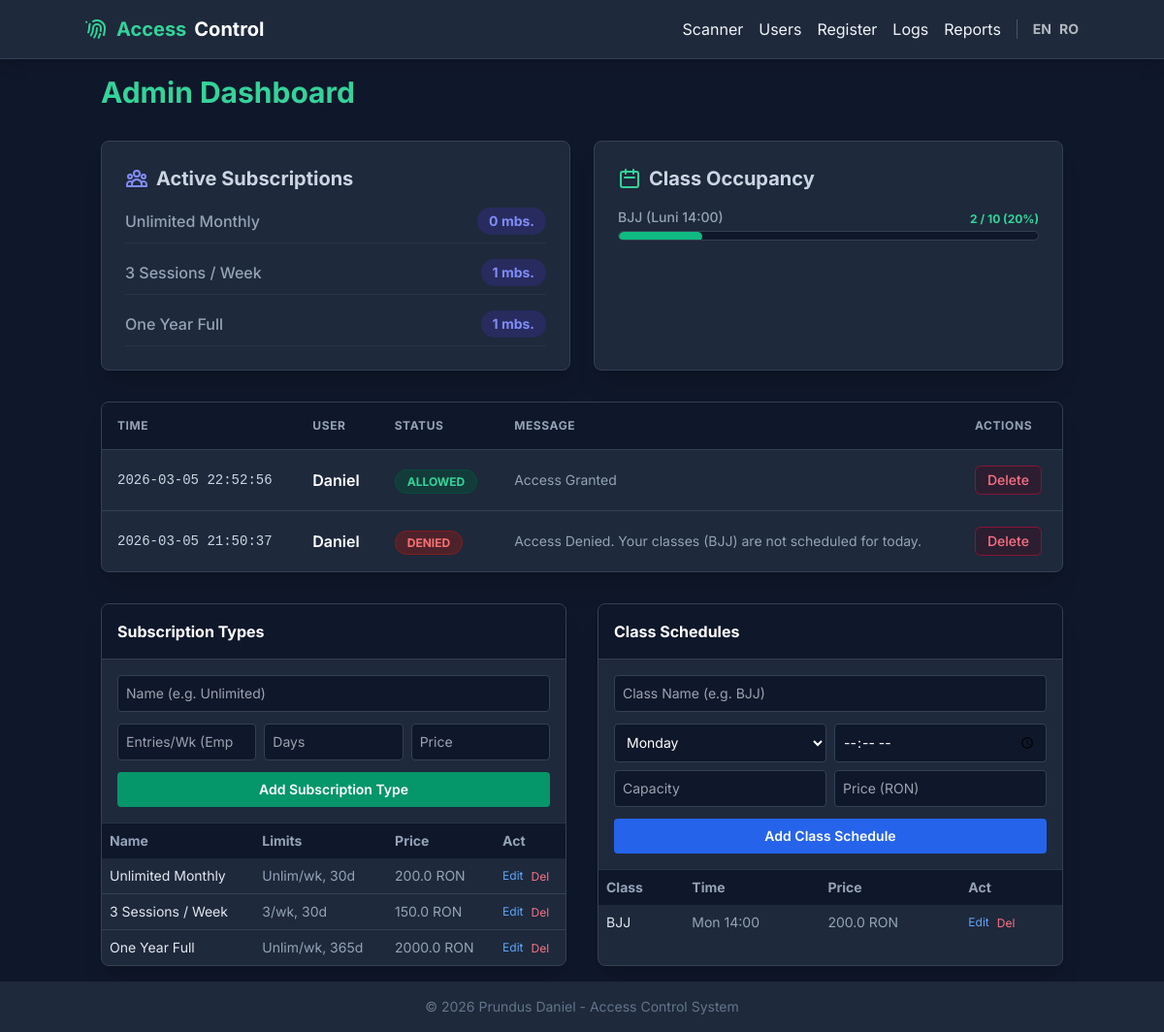
The page /admin on the database its author committed.
### database.py (models this page shows)
class SubscriptionType(db.Model):
    __tablename__ = 'subscription_types'
    id = db.Column(db.Integer, primary_key=True)
    name = db.Column(db.String, nullable=False)
    entries_per_week = db.Column(db.Integer)
    duration_days = db.Column(db.Integer, nullable=False)
    price = db.Column(db.Float, nullable=False)

class AccessLog(db.Model):
    __tablename__ = 'access_logs'
    id = db.Column(db.Integer, primary_key=True)
    user_id = db.Column(db.Integer, db.ForeignKey('users.id'), nullable=False)
    timestamp = db.Column(db.DateTime, default=datetime.datetime.now)
    allowed = db.Column(db.Boolean, nullable=False)
    reason = db.Column(db.String)

class User(db.Model):
    __tablename__ = 'users'
    id = db.Column(db.Integer, primary_key=True)
    name = db.Column(db.String, nullable=False)
    phone = db.Column(db.String, nullable=False, unique=True)
    rfid_tag = db.Column(db.String, nullable=False, unique=True)
    created_at = db.Column(db.DateTime, default=datetime.datetime.utcnow)

class ClassSchedule(db.Model):
    __tablename__ = 'class_schedules'
    id = db.Column(db.Integer, primary_key=True)
    name = db.Column(db.String, nullable=False)
    day_of_week = db.Column(db.Integer, nullable=False) # 0=Monday, 6=Sunday
    start_time = db.Column(db.String(5), nullable=False) # Format: HH:MM
    capacity = db.Column(db.Integer)
    price = db.Column(db.Float, nullable=False, default=0.0)

### app.py (the view)
@app.route('/admin')
def admin():
    logs_data = database.db.session.query(database.AccessLog, database.User.name)\
        .join(database.User, database.AccessLog.user_id == database.User.id)\
        .order_by(database.AccessLog.timestamp.desc())\
        .limit(50).all()
    logs = []
    for log, name in logs_data:
        l_dict = database.dict_helper(log)
        l_dict['name'] = name
        if hasattr(l_dict['timestamp'], 'strftime'):
            l_dict['timestamp'] = l_dict['timestamp'].strftime('%Y-%m-%d %H:%M:%S')
        logs.append(l_dict)
    subscription_types = database.SubscriptionType.query.all()
    classes = database.get_all_classes()
    sub_stats = database.get_subscription_stats()
    class_stats = database.get_class_stats()
    return render_template('admin.html', logs=logs, subscription_types=subscription_types, classes=classes, sub_stats=sub_stats, class_stats=class_stats)

### app.py (called while the page is built)
def get_locale():
    return session.get('lang', 'en')

### database.py (called while the page is built)
def dict_helper(obj):
    if obj is None:
        return None
    return {c.name: getattr(obj, c.name) for c in obj.__table__.columns}

def get_all_classes():
    classes = ClassSchedule.query.order_by(ClassSchedule.day_of_week, ClassSchedule.start_time).all()
    return [dict_helper(c) for c in classes]

def get_subscription_stats():
    stats = []
    sub_types = SubscriptionType.query.all()
    today = datetime.date.today()
    for st in sub_types:
        count = db.session.query(db.func.count(ActiveSubscription.id))\
                .filter(ActiveSubscription.type_id == st.id)\
                .filter(ActiveSubscription.end_date >= today)\
                .scalar()
        stats.append({'name': st.name, 'active_count': count})
    return stats

### templates/admin.html (shortened to what this page needs)
{% extends "layout.html" %}
{% block content %}
<div class="max-w-6xl mx-auto space-y-8">
    <h1 class="text-3xl font-bold mb-4 text-emerald-400">{{ _('Admin Dashboard') }}</h1>
    <div class="grid grid-cols-1 md:grid-cols-2 gap-6 mb-8">
        <div class="bg-slate-800 rounded-lg shadow-xl p-6 border border-slate-700">
            <h2 class="text-xl font-bold text-slate-300 mb-4 flex items-center gap-2">
                {{ _('Active Subscriptions') }}
            </h2>
            <div class="space-y-4">
                {% for stat in sub_stats %}
                <div class="flex justify-between items-center border-b border-slate-700/50 pb-2">
                    <span class="text-slate-400 font-medium">{{ _(stat['name']) }}</span>
                    <span class="bg-indigo-900/50 text-indigo-400 px-3 py-1 rounded-full font-bold text-sm">
                        {{ stat['active_count'] }} {{ _('mbs.') }}
                    </span>
                </div>
                {% else %}
                <p class="text-slate-500 italic">{{ _('No active subscriptions.') }}</p>
                {% endfor %}
            </div>
        </div>
        <div class="bg-slate-800 rounded-lg shadow-xl p-6 border border-slate-700">
            <h2 class="text-xl font-bold text-slate-300 mb-4 flex items-center gap-2">
                <svg xmlns="http://www.w3.org/2000/svg" class="h-6 w-6 text-emerald-400" fill="none" viewBox="0 0 24 24"
                    stroke="currentColor">
                    <path stroke-linecap="round" stroke-linejoin="round" stroke-width="2"
                        d="M8 7V3m8 4V3m-9 8h10M5 21h14a2 2 0 002-2V7a2 2 0 00-2-2H5a2 2 0 00-2 2v12a2 2 0 002 2z" />
                </svg>
                {{ _('Class Occupancy') }}
            </h2>
            <div class="space-y-4">
                {% for stat in class_stats %}
                <div>
                    <div class="flex justify-between items-end mb-1">
                        <span class="text-slate-400 font-medium text-sm">{{ stat['name'] }}</span>
                        <span
                            class="text-xs font-bold {% if stat['percentage'] >= 100 %}text-rose-400{% elif stat['percentage'] >= 75 %}text-amber-400{% else %}text-emerald-400{% endif %}">
                            {{ stat['enrolled'] }} / {{ stat['capacity'] }} ({{ stat['percentage'] }}%)
                        </span>
                    </div>
                    <div class="w-full bg-slate-900 rounded-full h-2.5 border border-slate-700 overflow-hidden">
                        <div class="h-2.5 rounded-full transition-all duration-500 {% if stat['percentage'] >= 100 %}bg-rose-500 shadow-[0_0_10px_rgba(244,63,94,0.5)]{% elif stat['percentage'] >= 75 %}bg-amber-500{% else %}bg-emerald-500{% endif %}"
                            style="width: {{ stat['percentage'] if stat['percentage'] <= 100 else 100 }}%">
                        </div>
                    </div>
                </div>
                {% else %}
                <p class="text-slate-500 italic">{{ _('No classes scheduled.') }}</p>
                {% endfor %}
            </div>
        </div>
    </div>
    <div class="bg-slate-800 rounded-lg shadow-xl overflow-hidden border border-slate-700">
        <table class="w-full text-left border-collapse">
            <thead>
                <tr class="bg-slate-900 text-slate-400 uppercase text-xs tracking-wider border-b border-slate-700">
                    <th class="p-4">{{ _('Time') }}</th>
                    <th class="p-4">{{ _('User') }}</th>
                    <th class="p-4">{{ _('Status') }}</th>
                    <th class="p-4">{{ _('Message') }}</th>
                    <th class="p-4">{{ _('Actions') }}</th>
                </tr>
            </thead>
            <tbody class="divide-y divide-slate-700">
                {% for log in logs %}
                <tr class="hover:bg-slate-700/50 transition">
                    <td class="p-4 text-slate-300 font-mono text-sm">{{ log['timestamp'] }}</td>
                    <td class="p-4 font-semibold text-white">{{ log['name'] }}</td>
                    <td class="p-4">
                        {% if log['allowed'] %}
                        <span
                            class="bg-emerald-900/50 text-emerald-400 px-3 py-1 rounded-full text-xs font-bold border border-emerald-900">{{
                            _('ALLOWED') }}</span>
                        {% else %}
                        <span
                            class="bg-red-900/50 text-red-400 px-3 py-1 rounded-full text-xs font-bold border border-red-900">{{
                            _('DENIED') }}</span>
                        {% endif %}
                    </td>
                    <td class="p-4 text-slate-400 text-sm">{{ _(log['reason']) }}</td>
                    <td class="p-4">
                        <form action="/admin/log/{{ log['id'] }}/delete" method="POST" class="inline"
                            onsubmit="return confirm('{{ _( " Are you sure you want to delete this log entry? This
                            action cannot be undone." ) }}');">
                            <button type="submit"
                                class="text-rose-400 hover:text-rose-300 font-medium whitespace-nowrap text-sm bg-rose-950/30 px-3 py-1 rounded-md border border-rose-900">
                                {{ _('Delete') }}
                            </button>
                        </form>
                    </td>
                </tr>
                {% else %}
                <tr>
                    <td colspan="5" class="p-8 text-center text-slate-500">{{ _('No logs found.') }}</td>
                </tr>
                {% endfor %}
            </tbody>
        </table>
    </div>
    <div class="grid grid-cols-1 md:grid-cols-2 gap-8">
        <div class="bg-slate-800 rounded-lg shadow-xl overflow-hidden border border-slate-700">
            <div class="p-4 bg-slate-900 border-b border-slate-700 font-bold text-white">{{ _('Subscription Types') }}
            </div>
            <div class="p-4 border-b border-slate-700/50">
                <form action="/admin/subscription_types" method="POST" class="space-y-3">
                    <input type="text" name="name" placeholder="{{ _('Name (e.g. Unlimited)') }}" required
                        class="w-full bg-slate-900 border border-slate-700 rounded p-2 text-white text-sm">
                    <div class="grid grid-cols-3 gap-2">
                        <input type="number" name="entries_per_week" placeholder="{{ _('Entries/Wk (Empty: Unlim)') }}"
                            class="w-full bg-slate-900 border border-slate-700 rounded p-2 text-white text-sm">
                        <input type="number" name="duration_days" placeholder="{{ _('Days') }}" required
                            class="w-full bg-slate-900 border border-slate-700 rounded p-2 text-white text-sm">
                        <input type="number" step="0.01" name="price" placeholder="{{ _('Price') }}" required
                            class="w-full bg-slate-900 border border-slate-700 rounded p-2 text-white text-sm">
                    </div>
                    <button type="submit"
                        class="w-full bg-emerald-600 hover:bg-emerald-500 text-white p-2 rounded text-sm font-semibold transition">{{
                        _('Add Subscription Type') }}</button>
                </form>
            </div>
            <table class="w-full text-left border-collapse text-sm">
                <thead>
                    <tr class="bg-slate-900 text-slate-400">
                        <th class="p-2">Name</th>
                        <th class="p-2">Limits</th>
                        <th class="p-2">Price</th>
                        <th class="p-2">Act</th>
                    </tr>
                </thead>
                <tbody class="divide-y divide-slate-700">
                    {% for st in subscription_types %}
                    <tr class="hover:bg-slate-700/50">
                        <td class="p-2 text-slate-200">{{ st.name }}</td>
                        <td class="p-2 text-slate-400">{{ st.entries_per_week or 'Unlim' }}/wk, {{ st.duration_days }}d
                        </td>
                        <td class="p-2 text-slate-400">{{ st.price }} RON</td>
                        <td class="p-2 flex gap-2">
                            <button onclick="toggleEdit('sub-edit-{{ st.id }}')"
                                class="text-blue-400 hover:text-blue-300 text-xs">{{ _('Edit') }}</button>
                            <form action="/admin/subscription_types/{{ st.id }}/delete" method="POST"
                                onsubmit="return confirm('{{ _('Delete this subscription type?') }}');">
                                <button type="submit" class="text-rose-400 hover:text-rose-300 text-xs">{{ _('Del')
                                    }}</button>
                            </form>
                        </td>
                    </tr>
                    {% endfor %}
                </tbody>
            </table>
        </div>
        <div class="bg-slate-800 rounded-lg shadow-xl overflow-hidden border border-slate-700">
            <div class="p-4 bg-slate-900 border-b border-slate-700 font-bold text-white">{{ _('Class Schedules') }}
            </div>
            <div class="p-4 border-b border-slate-700/50">
                <form action="/admin/classes" method="POST" class="space-y-3">
                    <input type="text" name="name" placeholder="{{ _('Class Name (e.g. BJJ)') }}" required
                        class="w-full bg-slate-900 border border-slate-700 rounded p-2 text-white text-sm">
                    <div class="grid grid-cols-2 gap-2">
                        <select name="day_of_week" required
                            class="w-full bg-slate-900 border border-slate-700 rounded p-2 text-white text-sm">
                            <option value="0">{{ _('Monday') }}</option>
                        </select>
                        <input type="time" name="start_time" required
                            class="w-full bg-slate-900 border border-slate-700 rounded p-2 text-white text-sm">
                        <input type="number" name="capacity" placeholder="{{ _('Capacity') }}"
                            class="w-full bg-slate-900 border border-slate-700 rounded p-2 text-white text-sm">
                        <input type="number" step="0.01" name="price" placeholder="{{ _('Price (RON)') }}"
                            class="w-full bg-slate-900 border border-slate-700 rounded p-2 text-white text-sm">
                    </div>
                    <button type="submit"
                        class="w-full bg-blue-600 hover:bg-blue-500 text-white p-2 rounded text-sm font-semibold transition">{{
                        _('Add Class Schedule') }}</button>
                </form>
            </div>
            <table class="w-full text-left border-collapse text-sm">
                <thead>
                    <tr class="bg-slate-900 text-slate-400">
                        <th class="p-2">Class</th>
                        <th class="p-2">Time</th>
                        <th class="p-2">Price</th>
                        <th class="p-2">Act</th>
                    </tr>
                </thead>
                <tbody class="divide-y divide-slate-700">
                    {% for c in classes %}
                    <tr class="hover:bg-slate-700/50">
                        <td class="p-2 text-slate-200">{{ c.name }}</td>
                        <td class="p-2 text-slate-400">
                            {% set days = [_('Mon'), _('Tue'), _('Wed'), _('Thu'), _('Fri'), _('Sat'), _('Sun')] %}
                            {{ days[c.day_of_week] }} {{ c.start_time }}
                        </td>
                        <td class="p-2 text-slate-400">{{ c.price or 0 }} RON</td>
                        <td class="p-2 flex gap-2">
                            <button onclick="toggleEdit('cls-edit-{{ c.id }}')"
                                class="text-blue-400 hover:text-blue-300 text-xs">{{ _('Edit') }}</button>
                            <form action="/admin/classes/{{ c.id }}/delete" method="POST"
                                onsubmit="return confirm('{{ _('Delete this class?') }}');">
                                <button type="submit" class="text-rose-400 hover:text-rose-300 text-xs">{{ _('Del')
                                    }}</button>
                            </form>
                        </td>
                    </tr>
                                    {% set day_names = ['Monday','Tuesday','Wednesday','Thursday','Friday','Saturday','Sunday'] %}
                    {% endfor %}
                </tbody>
            </table>
        </div>
    </div>
</div>
{% endblock %}

### templates/layout.html (style rules this page uses)
body { font-family: 'Inter', sans-serif; }

### rows shown on the page
SubscriptionType: active_count "0", name "Unlimited Monthly", entries_per_week "Unlim", duration_days "30", price "200.0"
SubscriptionType: active_count "1", name "3 Sessions / Week", entries_per_week "3", duration_days "30", price "150.0"
SubscriptionType: active_count "1", name "One Year Full", entries_per_week "Unlim", duration_days "365", price "2000.0"
AccessLog: timestamp "2026-03-05 22:52:56", name "Daniel"
AccessLog: timestamp "2026-03-05 21:50:37", name "Daniel"
ClassSchedule: name "BJJ", days "Mon", start_time "14:00", price "200.0"

### other values the page prints
{{ stat['name'] }} "BJJ (Luni 14:00)"
{{ stat['enrolled'] }} "2"
{{ stat['capacity'] }} "10"
{{ stat['percentage'] }} "20"
form field day_of_week "Monday"
